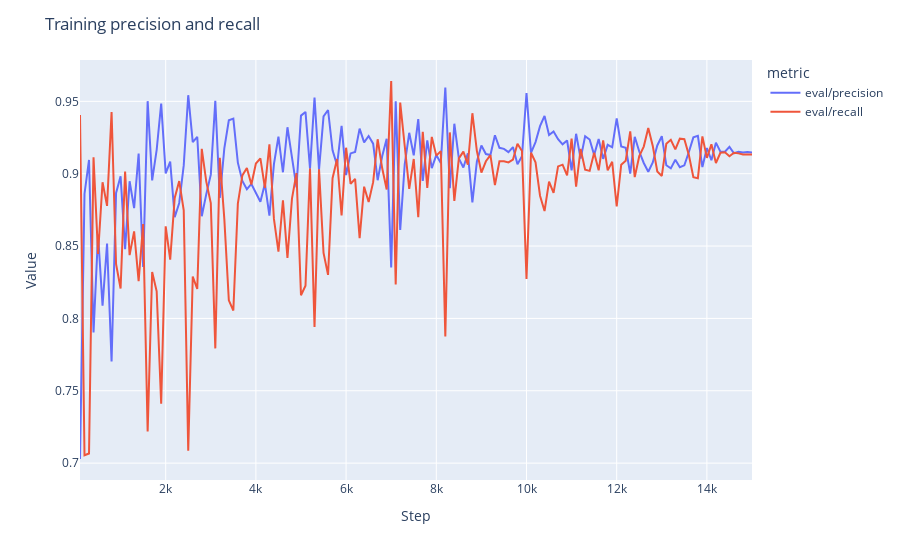

Notebook source saved alongside this figure:
### Code cell
fig = px.line(train_metrics_df, x="step", y="value", color="metric")
fig.update_layout(title="Training precision and recall", xaxis_title="Step", yaxis_title="Value")
fig.show()

### Figure 1 — Plotly figure (JSON) as saved in the notebook; plotly's stock layout.template omitted (floating-point values rounded to 4 significant figures; data arrays with more than 128 entries replaced by an {"elided": "..."} marker saying what was removed)
{"data": [{"hovertemplate": "metric=eval/precision<br>step=%{x}<br>value=%{y}<extra></extra>", "legendgroup": "eval/precision", "line": {"color": "#636efa", "dash": "solid"}, "marker": {"symbol": "circle"}, "mode": "lines", "name": "eval/precision", "orientation": "v", "showlegend": true, "type": "scatter", "x": {"elided": "150 int values"}, "xaxis": "x", "y": {"elided": "150 float values"}, "yaxis": "y"}, {"hovertemplate": "metric=eval/recall<br>step=%{x}<br>value=%{y}<extra></extra>", "legendgroup": "eval/recall", "line": {"color": "#EF553B", "dash": "solid"}, "marker": {"symbol": "circle"}, "mode": "lines", "name": "eval/recall", "orientation": "v", "showlegend": true, "type": "scatter", "x": {"elided": "150 int values"}, "xaxis": "x", "y": {"elided": "150 float values"}, "yaxis": "y"}], "layout": {"legend": {"title": {"text": "metric"}, "tracegroupgap": 0}, "margin": {"t": 60}, "title": {"text": "Training precision and recall"}, "xaxis": {"anchor": "y", "domain": [0, 1], "title": {"text": "Step"}}, "yaxis": {"anchor": "x", "domain": [0, 1], "title": {"text": "Value"}}}}
